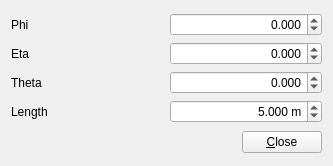
<?xml version="1.0" encoding="UTF-8"?>
<ui version="4.0">
 <class>VP1LinesForm</class>
 <widget class="QWidget" name="VP1LinesForm">
  <property name="geometry">
   <rect>
    <x>0</x>
    <y>0</y>
    <width>333</width>
    <height>166</height>
   </rect>
  </property>
  <property name="windowTitle">
   <string>Form</string>
  </property>
  <layout class="QVBoxLayout" name="verticalLayout">
   <item>
    <layout class="QGridLayout" name="gridLayout">
     <item row="6" column="0">
      <widget class="QLabel" name="label_26">
       <property name="text">
        <string>Length</string>
       </property>
      </widget>
     </item>
     <item row="1" column="1">
      <widget class="QDoubleSpinBox" name="doubleSpinBox_phi">
       <property name="sizePolicy">
        <sizepolicy hsizetype="Preferred" vsizetype="Fixed">
         <horstretch>0</horstretch>
         <verstretch>0</verstretch>
        </sizepolicy>
       </property>
       <property name="alignment">
        <set>Qt::AlignRight|Qt::AlignTrailing|Qt::AlignVCenter</set>
       </property>
       <property name="suffix">
        <string/>
       </property>
       <property name="decimals">
        <number>3</number>
       </property>
       <property name="minimum">
        <double>-6.280000000000000</double>
       </property>
       <property name="maximum">
        <double>6.280000000000000</double>
       </property>
       <property name="singleStep">
        <double>0.010000000000000</double>
       </property>
      </widget>
     </item>
     <item row="4" column="1">
      <widget class="QDoubleSpinBox" name="doubleSpinBox_theta">
       <property name="sizePolicy">
        <sizepolicy hsizetype="Preferred" vsizetype="Fixed">
         <horstretch>0</horstretch>
         <verstretch>0</verstretch>
        </sizepolicy>
       </property>
       <property name="alignment">
        <set>Qt::AlignRight|Qt::AlignTrailing|Qt::AlignVCenter</set>
       </property>
       <property name="suffix">
        <string/>
       </property>
       <property name="decimals">
        <number>3</number>
       </property>
       <property name="minimum">
        <double>-6.280000000000000</double>
       </property>
       <property name="maximum">
        <double>6.280000000000000</double>
       </property>
       <property name="singleStep">
        <double>0.010000000000000</double>
       </property>
      </widget>
     </item>
     <item row="6" column="1">
      <widget class="QDoubleSpinBox" name="doubleSpinBox_length">
       <property name="sizePolicy">
        <sizepolicy hsizetype="Preferred" vsizetype="Fixed">
         <horstretch>0</horstretch>
         <verstretch>0</verstretch>
        </sizepolicy>
       </property>
       <property name="alignment">
        <set>Qt::AlignRight|Qt::AlignTrailing|Qt::AlignVCenter</set>
       </property>
       <property name="suffix">
        <string> m</string>
       </property>
       <property name="decimals">
        <number>3</number>
       </property>
       <property name="minimum">
        <double>-99.989999999999995</double>
       </property>
       <property name="singleStep">
        <double>0.010000000000000</double>
       </property>
       <property name="value">
        <double>5.000000000000000</double>
       </property>
      </widget>
     </item>
     <item row="4" column="0">
      <widget class="QLabel" name="label_27">
       <property name="text">
        <string>Theta</string>
       </property>
      </widget>
     </item>
     <item row="2" column="1">
      <widget class="QDoubleSpinBox" name="doubleSpinBox_eta">
       <property name="sizePolicy">
        <sizepolicy hsizetype="Preferred" vsizetype="Fixed">
         <horstretch>0</horstretch>
         <verstretch>0</verstretch>
        </sizepolicy>
       </property>
       <property name="alignment">
        <set>Qt::AlignRight|Qt::AlignTrailing|Qt::AlignVCenter</set>
       </property>
       <property name="suffix">
        <string/>
       </property>
       <property name="decimals">
        <number>3</number>
       </property>
       <property name="minimum">
        <double>-5.000000000000000</double>
       </property>
       <property name="maximum">
        <double>5.000000000000000</double>
       </property>
       <property name="singleStep">
        <double>0.010000000000000</double>
       </property>
      </widget>
     </item>
     <item row="2" column="0">
      <widget class="QLabel" name="label_24">
       <property name="text">
        <string>Eta</string>
       </property>
      </widget>
     </item>
     <item row="1" column="0">
      <widget class="QLabel" name="label_25">
       <property name="text">
        <string>Phi</string>
       </property>
      </widget>
     </item>
    </layout>
   </item>
   <item>
    <layout class="QHBoxLayout" name="_2">
     <property name="spacing">
      <number>0</number>
     </property>
     <item>
      <spacer>
       <property name="orientation">
        <enum>Qt::Horizontal</enum>
       </property>
       <property name="sizeHint" stdset="0">
        <size>
         <width>1</width>
         <height>5</height>
        </size>
       </property>
      </spacer>
     </item>
     <item>
      <widget class="QPushButton" name="pushButton_close">
       <property name="text">
        <string>&amp;Close</string>
       </property>
      </widget>
     </item>
    </layout>
   </item>
  </layout>
 </widget>
 <resources/>
 <connections/>
</ui>
